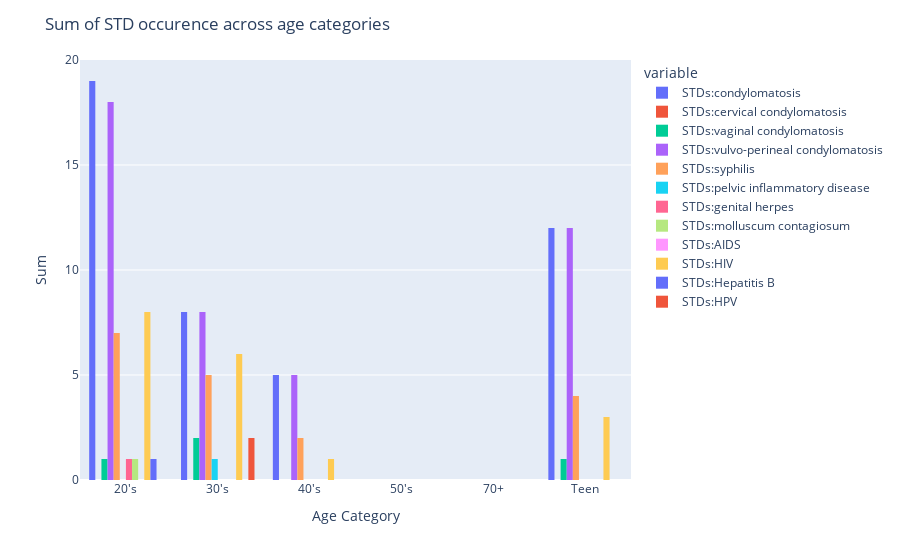

The notebook cell this image was saved under:
### Code cell
fig = px.histogram(std_agg_df, x="age_cat", y=list(std_cols), barmode="group", histfunc="sum")
fig.update_layout(title="Sum of STD occurence across age categories")
fig.update_xaxes(title="Age Category")
fig.update_yaxes(title="Sum")
fig.show()

### Figure 1 — Plotly figure (JSON) as saved in the notebook; plotly's stock layout.template omitted (floating-point values rounded to 4 significant figures)
{"data": [{"alignmentgroup": "True", "bingroup": "x", "histfunc": "sum", "hovertemplate": "variable=STDs:condylomatosis<br>age_cat=%{x}<br>sum of value=%{y}<extra></extra>", "legendgroup": "STDs:condylomatosis", "marker": {"color": "#636efa", "pattern": {"shape": ""}}, "name": "STDs:condylomatosis", "offsetgroup": "STDs:condylomatosis", "orientation": "v", "showlegend": true, "type": "histogram", "x": ["20's", "30's", "40's", "50's", "70+", "Teen"], "xaxis": "x", "y": [19, 8, 5, 0, 0, 12], "yaxis": "y"}, {"alignmentgroup": "True", "bingroup": "x", "histfunc": "sum", "hovertemplate": "variable=STDs:cervical condylomatosis<br>age_cat=%{x}<br>sum of value=%{y}<extra></extra>", "legendgroup": "STDs:cervical condylomatosis", "marker": {"color": "#EF553B", "pattern": {"shape": ""}}, "name": "STDs:cervical condylomatosis", "offsetgroup": "STDs:cervical condylomatosis", "orientation": "v", "showlegend": true, "type": "histogram", "x": ["20's", "30's", "40's", "50's", "70+", "Teen"], "xaxis": "x", "y": [0, 0, 0, 0, 0, 0], "yaxis": "y"}, {"alignmentgroup": "True", "bingroup": "x", "histfunc": "sum", "hovertemplate": "variable=STDs:vaginal condylomatosis<br>age_cat=%{x}<br>sum of value=%{y}<extra></extra>", "legendgroup": "STDs:vaginal condylomatosis", "marker": {"color": "#00cc96", "pattern": {"shape": ""}}, "name": "STDs:vaginal condylomatosis", "offsetgroup": "STDs:vaginal condylomatosis", "orientation": "v", "showlegend": true, "type": "histogram", "x": ["20's", "30's", "40's", "50's", "70+", "Teen"], "xaxis": "x", "y": [1, 2, 0, 0, 0, 1], "yaxis": "y"}, {"alignmentgroup": "True", "bingroup": "x", "histfunc": "sum", "hovertemplate": "variable=STDs:vulvo-perineal condylomatosis<br>age_cat=%{x}<br>sum of value=%{y}<extra></extra>", "legendgroup": "STDs:vulvo-perineal condylomatosis", "marker": {"color": "#ab63fa", "pattern": {"shape": ""}}, "name": "STDs:vulvo-perineal condylomatosis", "offsetgroup": "STDs:vulvo-perineal condylomatosis", "orientation": "v", "showlegend": true, "type": "histogram", "x": ["20's", "30's", "40's", "50's", "70+", "Teen"], "xaxis": "x", "y": [18, 8, 5, 0, 0, 12], "yaxis": "y"}, {"alignmentgroup": "True", "bingroup": "x", "histfunc": "sum", "hovertemplate": "variable=STDs:syphilis<br>age_cat=%{x}<br>sum of value=%{y}<extra></extra>", "legendgroup": "STDs:syphilis", "marker": {"color": "#FFA15A", "pattern": {"shape": ""}}, "name": "STDs:syphilis", "offsetgroup": "STDs:syphilis", "orientation": "v", "showlegend": true, "type": "histogram", "x": ["20's", "30's", "40's", "50's", "70+", "Teen"], "xaxis": "x", "y": [7, 5, 2, 0, 0, 4], "yaxis": "y"}, {"alignmentgroup": "True", "bingroup": "x", "histfunc": "sum", "hovertemplate": "variable=STDs:pelvic inflammatory disease<br>age_cat=%{x}<br>sum of value=%{y}<extra></extra>", "legendgroup": "STDs:pelvic inflammatory disease", "marker": {"color": "#19d3f3", "pattern": {"shape": ""}}, "name": "STDs:pelvic inflammatory disease", "offsetgroup": "STDs:pelvic inflammatory disease", "orientation": "v", "showlegend": true, "type": "histogram", "x": ["20's", "30's", "40's", "50's", "70+", "Teen"], "xaxis": "x", "y": [0, 1, 0, 0, 0, 0], "yaxis": "y"}, {"alignmentgroup": "True", "bingroup": "x", "histfunc": "sum", "hovertemplate": "variable=STDs:genital herpes<br>age_cat=%{x}<br>sum of value=%{y}<extra></extra>", "legendgroup": "STDs:genital herpes", "marker": {"color": "#FF6692", "pattern": {"shape": ""}}, "name": "STDs:genital herpes", "offsetgroup": "STDs:genital herpes", "orientation": "v", "showlegend": true, "type": "histogram", "x": ["20's", "30's", "40's", "50's", "70+", "Teen"], "xaxis": "x", "y": [1, 0, 0, 0, 0, 0], "yaxis": "y"}, {"alignmentgroup": "True", "bingroup": "x", "histfunc": "sum", "hovertemplate": "variable=STDs:molluscum contagiosum<br>age_cat=%{x}<br>sum of value=%{y}<extra></extra>", "legendgroup": "STDs:molluscum contagiosum", "marker": {"color": "#B6E880", "pattern": {"shape": ""}}, "name": "STDs:molluscum contagiosum", "offsetgroup": "STDs:molluscum contagiosum", "orientation": "v", "showlegend": true, "type": "histogram", "x": ["20's", "30's", "40's", "50's", "70+", "Teen"], "xaxis": "x", "y": [1, 0, 0, 0, 0, 0], "yaxis": "y"}, {"alignmentgroup": "True", "bingroup": "x", "histfunc": "sum", "hovertemplate": "variable=STDs:AIDS<br>age_cat=%{x}<br>sum of value=%{y}<extra></extra>", "legendgroup": "STDs:AIDS", "marker": {"color": "#FF97FF", "pattern": {"shape": ""}}, "name": "STDs:AIDS", "offsetgroup": "STDs:AIDS", "orientation": "v", "showlegend": true, "type": "histogram", "x": ["20's", "30's", "40's", "50's", "70+", "Teen"], "xaxis": "x", "y": [0, 0, 0, 0, 0, 0], "yaxis": "y"}, {"alignmentgroup": "True", "bingroup": "x", "histfunc": "sum", "hovertemplate": "variable=STDs:HIV<br>age_cat=%{x}<br>sum of value=%{y}<extra></extra>", "legendgroup": "STDs:HIV", "marker": {"color": "#FECB52", "pattern": {"shape": ""}}, "name": "STDs:HIV", "offsetgroup": "STDs:HIV", "orientation": "v", "showlegend": true, "type": "histogram", "x": ["20's", "30's", "40's", "50's", "70+", "Teen"], "xaxis": "x", "y": [8, 6, 1, 0, 0, 3], "yaxis": "y"}, {"alignmentgroup": "True", "bingroup": "x", "histfunc": "sum", "hovertemplate": "variable=STDs:Hepatitis B<br>age_cat=%{x}<br>sum of value=%{y}<extra></extra>", "legendgroup": "STDs:Hepatitis B", "marker": {"color": "#636efa", "pattern": {"shape": ""}}, "name": "STDs:Hepatitis B", "offsetgroup": "STDs:Hepatitis B", "orientation": "v", "showlegend": true, "type": "histogram", "x": ["20's", "30's", "40's", "50's", "70+", "Teen"], "xaxis": "x", "y": [1, 0, 0, 0, 0, 0], "yaxis": "y"}, {"alignmentgroup": "True", "bingroup": "x", "histfunc": "sum", "hovertemplate": "variable=STDs:HPV<br>age_cat=%{x}<br>sum of value=%{y}<extra></extra>", "legendgroup": "STDs:HPV", "marker": {"color": "#EF553B", "pattern": {"shape": ""}}, "name": "STDs:HPV", "offsetgroup": "STDs:HPV", "orientation": "v", "showlegend": true, "type": "histogram", "x": ["20's", "30's", "40's", "50's", "70+", "Teen"], "xaxis": "x", "y": [0, 2, 0, 0, 0, 0], "yaxis": "y"}], "layout": {"barmode": "group", "legend": {"title": {"text": "variable"}, "tracegroupgap": 0}, "margin": {"t": 60}, "title": {"text": "Sum of STD occurence across age categories"}, "xaxis": {"anchor": "y", "domain": [0, 1], "title": {"text": "Age Category"}}, "yaxis": {"anchor": "x", "domain": [0, 1], "title": {"text": "Sum"}}}}
